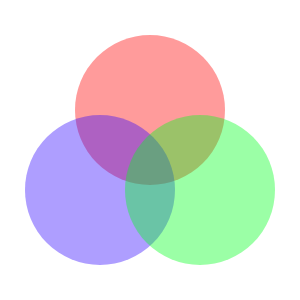
Frame 1 (no input)
Frame 60 (no input): identical to frame 1, image omitted
Frame 120 (the mouse pressed at the canvas centre since frame 60): identical to frame 1, image omitted

The p5.js sketch that drew this single still picture (run headless with seeded random() and noise() and a simulated clock; from frame 60 on, the mouse is pressed at the canvas centre):

// p5.js sketch
// ── sketch.js
function setup(){
    createCanvas(300,300);
}
function draw(){
    background(360);
    noStroke();

    //creates top circle (red)
    fill(360,0,0,100);
    circle(150,110,150);

    //creates left circle (purple)
    fill(50,10,350,100);
    circle(100,190,150);

    //creates right circle (green)
    fill(0,290,30,100);
    circle(200,190,150);

}
